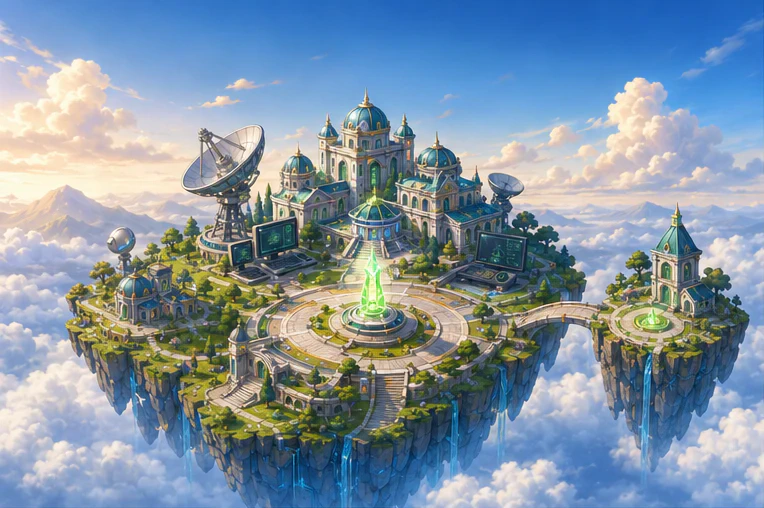
#> input picture grafik-bibliothek/welten/01-neustart/insel.webp, 764 x 508 px
$ python welten_uebernehmen.py
#> lines starting #> are read from the running program, lines starting #| are printed output that depends on the picture
#> in main, im is the input picture: PIL image 764x508 RGB; mean R, G, B 129.7, 148.6, 165.4
"""Erzeugt die Weltbilder fuer den Weltenbaum (public/welten/).

Quelle ist je Welt das INSEL-Bild aus der Grafik-Bibliothek
(grafik-bibliothek/welten/<welt>/insel.webp) - 16 klar unterscheidbare
schwebende Inseln mit eigener Farbwelt. Daraus entstehen zwei Zustaende:

  restored.webp   das Original (Kapitel abgeschlossen, Welt gerettet)
  corrupted.webp  dieselbe Insel unter Professor Nulls Korruption:
                  entsaettigt, verdunkelt, violetter Schleier und
                  Glitch-Streifen (deterministisch je Welt)

Die frueheren Stadtansichten (corrupted/restored/intact/destroyed) bleiben
als Archiv in der Grafik-Bibliothek liegen, werden aber nicht mehr genutzt -
sie sahen sich von Welt zu Welt zu aehnlich.

Aufruf:  python welten_uebernehmen.py
"""

import random
import sys
from pathlib import Path

from PIL import Image, ImageDraw, ImageEnhance

sys.stdout.reconfigure(encoding="utf-8")

ROOT = Path(__file__).resolve().parent.parent
QUELLE = ROOT / "grafik-bibliothek" / "welten"
ZIEL = ROOT / "public" / "welten"


def korrumpiere(im, seed):
#> called with seed = '01-neustart'
    rnd = random.Random(seed)
    g = ImageEnhance.Color(im).enhance(0.18)
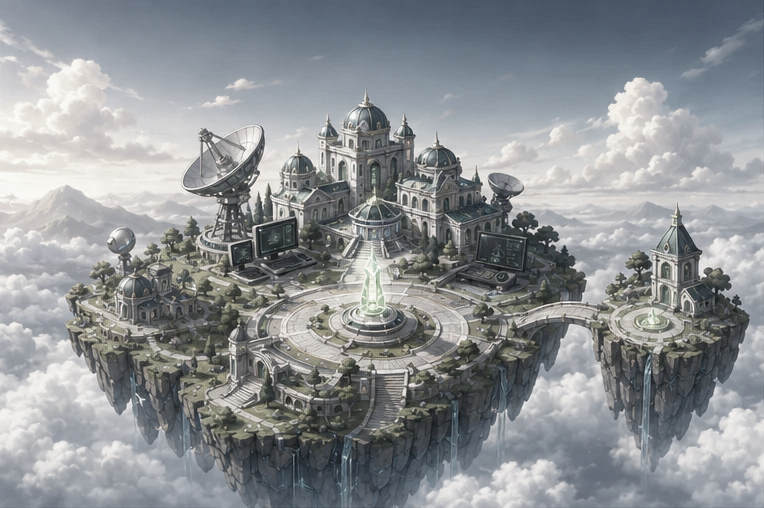
#> g: PIL image 764x508 RGB; mean R, G, B 141.6, 145, 148.1
    g = ImageEnhance.Brightness(g).enhance(0.62)
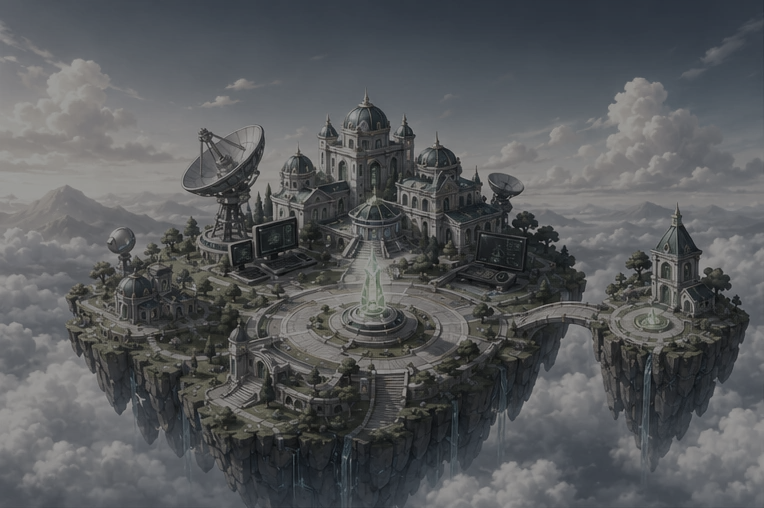
#> g: PIL image 764x508 RGB; mean R, G, B 87.3, 89.4, 91.3
    g = ImageEnhance.Contrast(g).enhance(1.08)
    g = Image.blend(g, Image.new("RGB", g.size, (74, 28, 110)), 0.30)
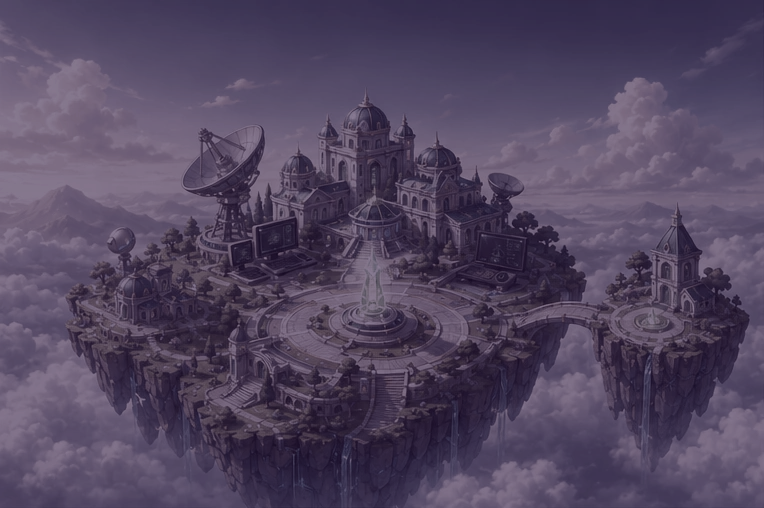
#> g: PIL image 764x508 RGB; mean R, G, B 82.5, 70.3, 96.3
    w, h = g.size
#> w = 764; h = 508
    for _ in range(14):
        y = rnd.randint(0, h - 8)
        bh = rnd.randint(2, 7)
        band = g.crop((0, y, w, y + bh))
        g.paste(band, (rnd.randint(-22, 22), y))
    d = ImageDraw.Draw(g, "RGBA")
    for _ in range(6):
        y = rnd.randint(0, h - 3)
        d.rectangle([0, y, w, y + rnd.randint(1, 2)], fill=(168, 85, 247, 70))
#> this loop made 6 passes
#> y on passes 1 to 6: 199, 194, 488, 342, 228, 3
    return g


def main():
    ordner = sorted(p for p in QUELLE.iterdir() if p.is_dir())
    n = 0
    for welt in ordner:
        insel = welt / "insel.webp"
        if not insel.exists():
            raise SystemExit(f"FEHLT: {insel}")
        ziel = ZIEL / welt.name
        ziel.mkdir(parents=True, exist_ok=True)
        im = Image.open(insel).convert("RGB")
        im.save(ziel / "restored.webp", quality=85, method=6)
        korrumpiere(im, seed=welt.name).save(ziel / "corrupted.webp", quality=85, method=6)
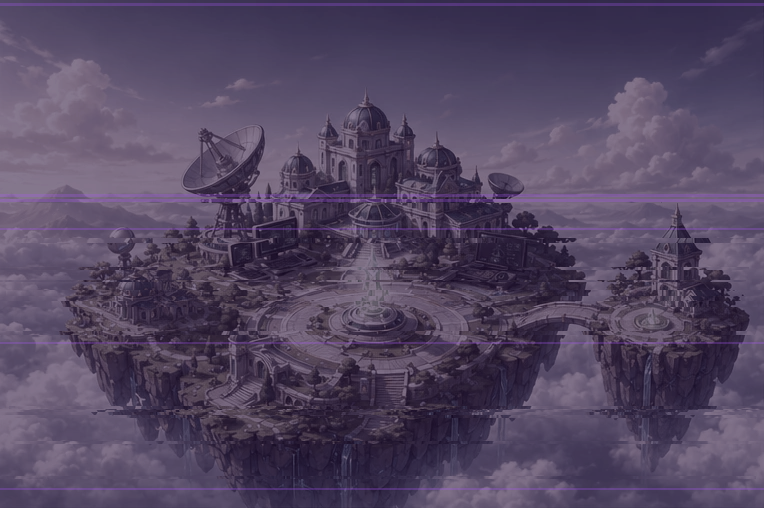
#> saved as corrupted.webp: PIL image 764x508 RGB; mean R, G, B 83.1, 70.4, 97.5
        n += 2
    gesamt = sum(f.stat().st_size for f in ZIEL.rglob("*.webp") if f.parent.name != "orte")
    print(f"{n} Weltbilder erzeugt, {gesamt // 1024} KB in public/welten/")
    return 0


if __name__ == "__main__":
    sys.exit(main())
#> (the program exits here)
